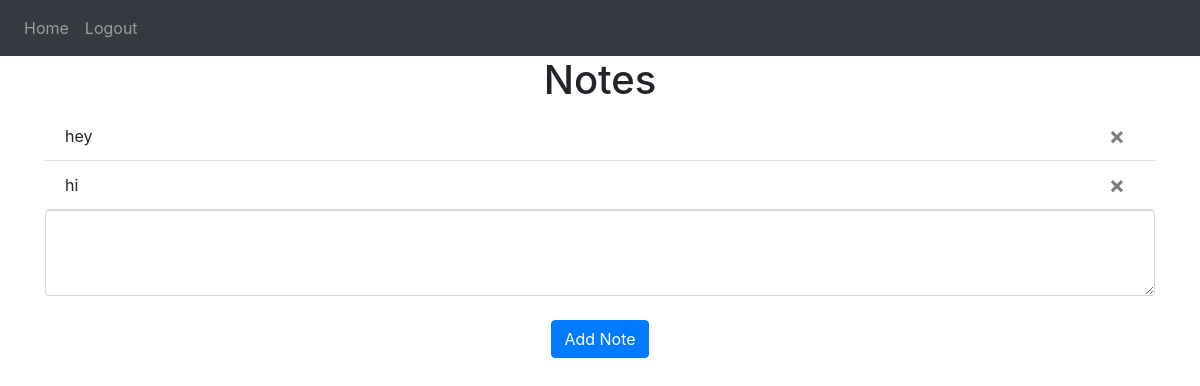
Page / (signed in) on the earlier database version.
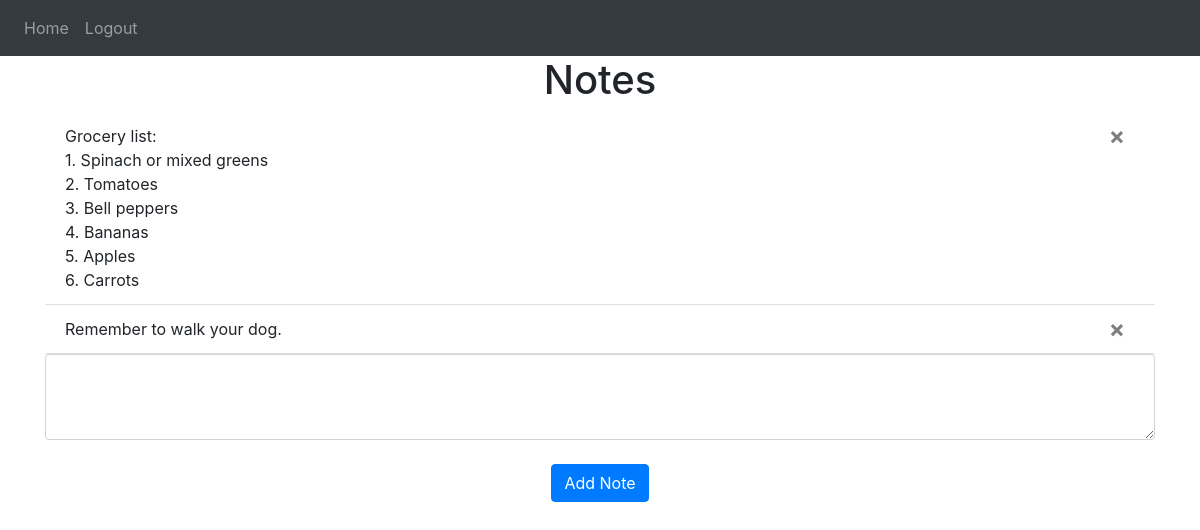
Same page on the later database version.
### Website/models.py (models this page shows)
class Note(db.Model):
    id = db.Column(db.Integer, primary_key=True)
    data = db.Column(db.String(10000))
    date = db.Column(db.DateTime(timezone=True), default=func.now()) #func basically just gets the corrent date and time according to the timezone
    user_id = db.Column(db.Integer, db.ForeignKey('user.id')) #stores an ID which will be used in the database

### Website/views.py (the view, shortened to what this page needs)
@views.route('/', methods=['GET', 'POST'])
@login_required
def home():
    return render_template("home.html", user=current_user)

### Website/templates/home.html
{% extends "base.html" %} {% block title %}Changed{% endblock %} {% block
content %}
<h1 align="center">Notes</h1>
<ul class="list-group list-group-flush" id="notes">
    {% for note in user.notes %}
    <li class="list-group-item">
        <button type="button" class="close" onClick="deleteNote({{ note.id }})" style="margin-right: 10px;">
           <span aria-hidden="true">&times;</span>
        </button>
        <span style="white-space: pre-wrap;">{{ note.data }}</span>
    </li>
    {% endfor %}
</ul>
<form method="POST">
    <textarea name="note" id="note" class="form-control" rows="3" style="resize: vertical; min-height: 80px;"></textarea>
    <br />
    <div align="center">
        <button type="submit" class="btn btn-primary">Add Note</button>
    </div>
    </form>
{% endblock %}

### Website/templates/base.html (shortened to what this page needs)
<!DOCTYPE html>
<html>
<head>
    <link
      rel="stylesheet"
      href="https://stackpath.bootstrapcdn.com/bootstrap/4.4.1/css/bootstrap.min.css"
    />
    <link
      rel="stylesheet"
      href="https://stackpath.bootstrapcdn.com/font-awesome/4.7.0/css/font-awesome.min.css"
    />
</head>
<body>
  <nav class = "navbar navbar-expand-lg navbar-dark bg-dark">
    <div class="collapse navbar-collapse" id="navbar">
      <div class="navbar-nav">
       {% if user.is_authenticated %}
       <a class="nav-item nav-link" id="home" href="/">Home</a>
        <a class="nav-item nav-link" id="logout" href="/logout">Logout</a>
        {% else %}
        <a class="nav-item nav-link" id="login" href="/login">Login</a>
       <a class="nav-item nav-link" id="signUp" href="/sign-up">Sign Up</a>
        {% endif %}
    </div>
    </div>
  </nav>
<div class="container">
{% block content %} {% endblock %}
</div>
</body>
</html>

Differences in the rows shown:
removed Note: data "hey"
removed Note: data "hi"
added Note: data "Grocery list: 1. Spinach or mixed greens 2. Tomatoes 3. Bell peppers 4. Bananas 5. Apples 6. Carrots"
added Note: data "Remember to walk your dog."
